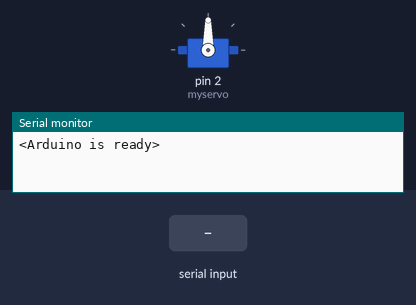
Simulated run of this sketch. Board: Arduino Uno, built with avr-gcc and run on an emulated ATmega328P. Parts: servo, the last lines printed to the serial monitor. Inputs (shaded band) come from the test bench.

Above: at 1.2 s.
1.3 s: "30,150\n" received over Serial
At 2.5 s:
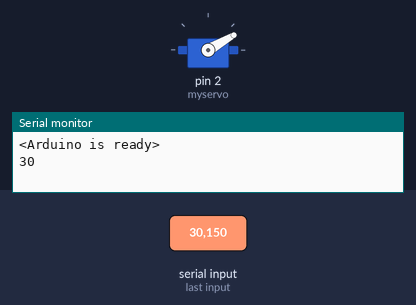
2.8 s: "5\n" received over Serial
At 3.4 s:
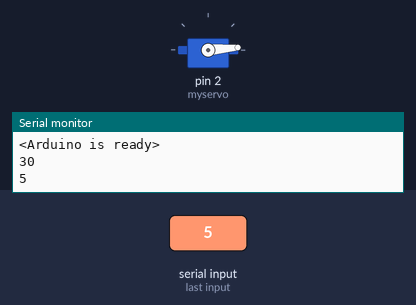
4.3 s: "90,45\n" received over Serial
At 4.7 s:
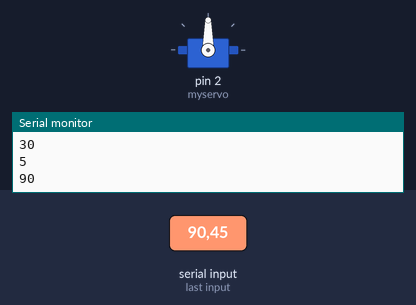
Timing chart, 0 to 7.3 s (numbered marks = the images above; inputs shaded):
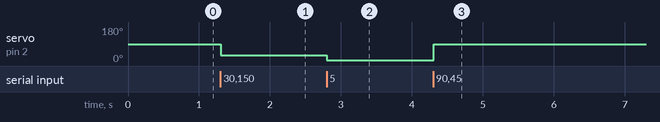

Measured:
- after the input at 1.3 s, servo on pin 2 (myservo): 90° → 30° at once
- after the input at 2.8 s, servo on pin 2 (myservo): 30° → 5° at once
- after the input at 4.3 s, servo on pin 2 (myservo): 5° → 90° at once

The sketch:

pusher.ino
```cpp
#include <Servo.h>

Servo myservo;  // create servo object to control a servo
// twelve servo objects can be created on most boards
int pos = 0;    // variable to store the servo position

void setup() {
  Serial.begin(9600);
  Serial.println("<Arduino is ready>");
  myservo.attach(2);  // attaches the servo on pin 2 to the servo object
  myservo.write(90);
}

// Example 4 - Receive a number as text and convert it to an int
const byte numChars = 32;
char receivedChars[numChars];   // an array to store the received data
boolean newData = false;
int dataNumber = 0;             // new for this version

void loop() {
    recvWithEndMarker();
    showNewNumber();
}

void recvWithEndMarker() {
    static byte ndx = 0;
    char endMarker = '\n';
    char rc;

    if (Serial.available() > 0) {
        rc = Serial.read();

        if (rc != endMarker) {
            receivedChars[ndx] = rc;
            ndx++;
            if (ndx >= numChars) {
                ndx = numChars - 1;
            }
        }
        else {
            receivedChars[ndx] = '\0'; // terminate the string
            ndx = 0;
            newData = true;
        }
    }
}

void showNewNumber() {
    if (newData == true) {
      if(String(receivedChars).indexOf("INFO") != -1) {
        Serial.println("CC Dipper v1.1");
        newData = false;
      }
      else {
        dataNumber = 0;             // new for this version
        dataNumber = atoi(receivedChars);   // new for this version
        if (dataNumber <= 180 && !(dataNumber < 1)) { setAngle(dataNumber); Serial.println(dataNumber); }
        else { Serial.println("NaN or OoR"); }
        newData = false;
      }
   }
}

void setAngle(int angle){
    myservo.write(angle);
}
```
